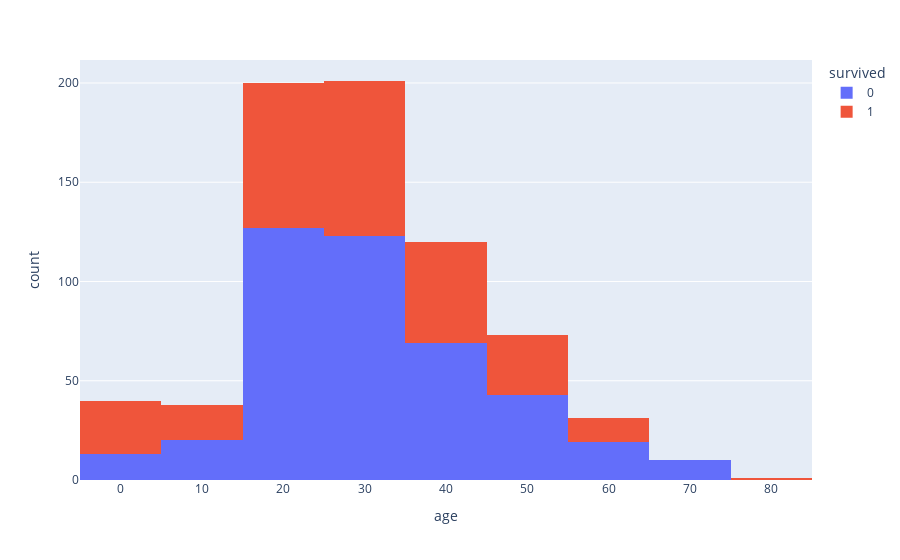

The code cell stored with this chart in its notebook:
### Code cell
px.histogram(df, x='age', color='survived', nbins=10)

### Figure 1 — Plotly figure (JSON) as saved in the notebook; plotly's stock layout.template omitted (floating-point values rounded to 4 significant figures; data arrays with more than 128 entries replaced by an {"elided": "..."} marker saying what was removed)
{"data": [{"alignmentgroup": "True", "bingroup": "x", "hovertemplate": "survived=0<br>age=%{x}<br>count=%{y}<extra></extra>", "legendgroup": "0", "marker": {"color": "#636efa"}, "name": "0", "nbinsx": 10, "offsetgroup": "0", "orientation": "v", "showlegend": true, "type": "histogram", "x": {"elided": "549 float values"}, "xaxis": "x", "yaxis": "y"}, {"alignmentgroup": "True", "bingroup": "x", "hovertemplate": "survived=1<br>age=%{x}<br>count=%{y}<extra></extra>", "legendgroup": "1", "marker": {"color": "#EF553B"}, "name": "1", "nbinsx": 10, "offsetgroup": "1", "orientation": "v", "showlegend": true, "type": "histogram", "x": {"elided": "342 float values"}, "xaxis": "x", "yaxis": "y"}], "layout": {"barmode": "relative", "legend": {"title": {"text": "survived"}, "tracegroupgap": 0}, "margin": {"t": 60}, "xaxis": {"anchor": "y", "domain": [0, 1], "title": {"text": "age"}}, "yaxis": {"anchor": "x", "domain": [0, 1], "title": {"text": "count"}}}}
